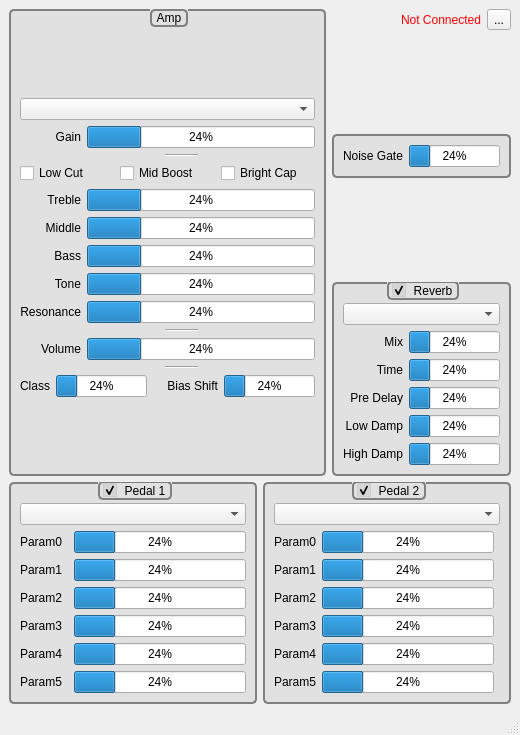
<?xml version="1.0" encoding="UTF-8"?>
<ui version="4.0">
 <class>MainWindow</class>
 <widget class="QMainWindow" name="MainWindow">
  <property name="geometry">
   <rect>
    <x>0</x>
    <y>0</y>
    <width>520</width>
    <height>735</height>
   </rect>
  </property>
  <property name="windowTitle">
   <string>Tronix Hammer</string>
  </property>
  <property name="styleSheet">
   <string notr="true"/>
  </property>
  <widget class="QWidget" name="centralwidget">
   <layout class="QVBoxLayout" name="verticalLayout">
    <item>
     <layout class="QHBoxLayout" name="horizontalLayout_3">
      <item>
       <widget class="QGroupBox" name="groupBox_3">
        <property name="sizePolicy">
         <sizepolicy hsizetype="Expanding" vsizetype="Preferred">
          <horstretch>0</horstretch>
          <verstretch>0</verstretch>
         </sizepolicy>
        </property>
        <property name="styleSheet">
         <string notr="true">QGroupBox {
    background-color:#20808080;
    border: 2px solid gray;
    border-radius: 5px;
    margin-top: 1.5ex; /* leave space at the top for the title */
}

QGroupBox::title {
    subcontrol-origin: margin;
    subcontrol-position: top center; /* position at the top center */
    padding: 0 3px;
	border:2px solid gray;
    border-radius:5px;
}</string>
        </property>
        <property name="title">
         <string>Amp</string>
        </property>
        <layout class="QGridLayout" name="gridLayout_4">
         <item row="1" column="0">
          <layout class="QGridLayout" name="gridLayout">
           <item row="6" column="0">
            <widget class="QLabel" name="label_4">
             <property name="text">
              <string>Bass</string>
             </property>
             <property name="alignment">
              <set>Qt::AlignRight|Qt::AlignTrailing|Qt::AlignVCenter</set>
             </property>
            </widget>
           </item>
           <item row="9" column="0">
            <widget class="QLabel" name="label_7">
             <property name="sizePolicy">
              <sizepolicy hsizetype="Fixed" vsizetype="Preferred">
               <horstretch>0</horstretch>
               <verstretch>0</verstretch>
              </sizepolicy>
             </property>
             <property name="text">
              <string>Resonance</string>
             </property>
             <property name="alignment">
              <set>Qt::AlignRight|Qt::AlignTrailing|Qt::AlignVCenter</set>
             </property>
            </widget>
           </item>
           <item row="1" column="0">
            <widget class="QLabel" name="label">
             <property name="text">
              <string>Gain</string>
             </property>
             <property name="alignment">
              <set>Qt::AlignRight|Qt::AlignTrailing|Qt::AlignVCenter</set>
             </property>
            </widget>
           </item>
           <item row="8" column="0">
            <widget class="QLabel" name="labelPresenceTone">
             <property name="text">
              <string>Tone</string>
             </property>
             <property name="alignment">
              <set>Qt::AlignRight|Qt::AlignTrailing|Qt::AlignVCenter</set>
             </property>
            </widget>
           </item>
           <item row="1" column="1" colspan="6">
            <widget class="ParamProgressBar" name="progressBarGain">
             <property name="value">
              <number>24</number>
             </property>
             <property name="textDirection">
              <enum>QProgressBar::TopToBottom</enum>
             </property>
            </widget>
           </item>
           <item row="0" column="0" colspan="7">
            <widget class="QComboBox" name="comboBoxAmpModel"/>
           </item>
           <item row="4" column="0">
            <widget class="QLabel" name="label_2">
             <property name="text">
              <string>Treble</string>
             </property>
             <property name="alignment">
              <set>Qt::AlignRight|Qt::AlignTrailing|Qt::AlignVCenter</set>
             </property>
            </widget>
           </item>
           <item row="4" column="1" colspan="6">
            <widget class="ParamProgressBar" name="progressBarTreble">
             <property name="styleSheet">
              <string notr="true">
QProgressBar::chunck {background-color: #888888;}</string>
             </property>
             <property name="value">
              <number>24</number>
             </property>
            </widget>
           </item>
           <item row="5" column="0">
            <widget class="QLabel" name="label_3">
             <property name="text">
              <string>Middle</string>
             </property>
             <property name="alignment">
              <set>Qt::AlignRight|Qt::AlignTrailing|Qt::AlignVCenter</set>
             </property>
            </widget>
           </item>
           <item row="12" column="0">
            <widget class="QLabel" name="label_5">
             <property name="text">
              <string>Volume</string>
             </property>
             <property name="alignment">
              <set>Qt::AlignRight|Qt::AlignTrailing|Qt::AlignVCenter</set>
             </property>
            </widget>
           </item>
           <item row="5" column="1" colspan="6">
            <widget class="ParamProgressBar" name="progressBarMiddle">
             <property name="value">
              <number>24</number>
             </property>
            </widget>
           </item>
           <item row="3" column="0" colspan="7">
            <layout class="QHBoxLayout" name="horizontalLayout">
             <item>
              <widget class="QCheckBox" name="checkBoxLowCut">
               <property name="text">
                <string>Low Cut</string>
               </property>
              </widget>
             </item>
             <item>
              <widget class="QCheckBox" name="checkBoxMidBoost">
               <property name="text">
                <string>Mid Boost</string>
               </property>
              </widget>
             </item>
             <item>
              <widget class="QCheckBox" name="checkBoxBrightCap">
               <property name="text">
                <string>Bright Cap</string>
               </property>
              </widget>
             </item>
            </layout>
           </item>
           <item row="6" column="1" colspan="6">
            <widget class="ParamProgressBar" name="progressBarBass">
             <property name="value">
              <number>24</number>
             </property>
            </widget>
           </item>
           <item row="9" column="1" colspan="6">
            <widget class="ParamProgressBar" name="progressBarResonance">
             <property name="value">
              <number>24</number>
             </property>
            </widget>
           </item>
           <item row="8" column="1" colspan="6">
            <widget class="ParamProgressBar" name="progressBarTone">
             <property name="value">
              <number>24</number>
             </property>
            </widget>
           </item>
           <item row="12" column="1" colspan="6">
            <widget class="ParamProgressBar" name="progressBarVolume">
             <property name="value">
              <number>24</number>
             </property>
            </widget>
           </item>
           <item row="14" column="0" colspan="7">
            <layout class="QHBoxLayout" name="horizontalLayout_2">
             <item>
              <widget class="QLabel" name="label_9">
               <property name="text">
                <string>Class</string>
               </property>
               <property name="alignment">
                <set>Qt::AlignRight|Qt::AlignTrailing|Qt::AlignVCenter</set>
               </property>
              </widget>
             </item>
             <item>
              <widget class="ParamProgressBar" name="progressBarClassAAB">
               <property name="value">
                <number>24</number>
               </property>
              </widget>
             </item>
             <item>
              <spacer name="horizontalSpacer">
               <property name="orientation">
                <enum>Qt::Horizontal</enum>
               </property>
               <property name="sizeHint" stdset="0">
                <size>
                 <width>40</width>
                 <height>20</height>
                </size>
               </property>
              </spacer>
             </item>
             <item>
              <widget class="QLabel" name="label_8">
               <property name="text">
                <string>Bias Shift</string>
               </property>
               <property name="alignment">
                <set>Qt::AlignRight|Qt::AlignTrailing|Qt::AlignVCenter</set>
               </property>
              </widget>
             </item>
             <item>
              <widget class="ParamProgressBar" name="progressBarBiasShift">
               <property name="value">
                <number>24</number>
               </property>
              </widget>
             </item>
            </layout>
           </item>
           <item row="2" column="3">
            <widget class="Line" name="line_3">
             <property name="orientation">
              <enum>Qt::Horizontal</enum>
             </property>
            </widget>
           </item>
           <item row="10" column="3">
            <widget class="Line" name="line_2">
             <property name="orientation">
              <enum>Qt::Horizontal</enum>
             </property>
            </widget>
           </item>
           <item row="13" column="3">
            <widget class="Line" name="line">
             <property name="orientation">
              <enum>Qt::Horizontal</enum>
             </property>
            </widget>
           </item>
          </layout>
         </item>
         <item row="0" column="0">
          <spacer name="verticalSpacer_6">
           <property name="orientation">
            <enum>Qt::Vertical</enum>
           </property>
           <property name="sizeType">
            <enum>QSizePolicy::Fixed</enum>
           </property>
           <property name="sizeHint" stdset="0">
            <size>
             <width>20</width>
             <height>10</height>
            </size>
           </property>
          </spacer>
         </item>
        </layout>
       </widget>
      </item>
      <item>
       <layout class="QVBoxLayout" name="verticalLayout_2">
        <item>
         <layout class="QHBoxLayout" name="horizontalLayout_6">
          <item>
           <widget class="QLabel" name="labelConnected">
            <property name="styleSheet">
             <string notr="true">QLabel{color:red}</string>
            </property>
            <property name="text">
             <string>Not Connected</string>
            </property>
            <property name="alignment">
             <set>Qt::AlignRight|Qt::AlignTrailing|Qt::AlignVCenter</set>
            </property>
           </widget>
          </item>
          <item>
           <widget class="QToolButton" name="toolButtonRefresh">
            <property name="text">
             <string>...</string>
            </property>
            <property name="icon">
             <iconset theme="view-refresh">
              <normaloff>.</normaloff>.</iconset>
            </property>
           </widget>
          </item>
         </layout>
        </item>
        <item>
         <spacer name="verticalSpacer_2">
          <property name="orientation">
           <enum>Qt::Vertical</enum>
          </property>
          <property name="sizeHint" stdset="0">
           <size>
            <width>20</width>
            <height>40</height>
           </size>
          </property>
         </spacer>
        </item>
        <item>
         <widget class="QGroupBox" name="groupBox">
          <property name="styleSheet">
           <string notr="true">QGroupBox {
    background-color:#20808080;
    border: 2px solid gray;
    border-radius: 5px;
    margin-top: 1.5ex; /* leave space at the top for the title */
}

QGroupBox::title {
    subcontrol-origin: margin;
    subcontrol-position: top center; /* position at the top center */
    padding: 0 3px;
	border:2px solid gray;
    border-radius:5px;
}</string>
          </property>
          <property name="title">
           <string/>
          </property>
          <layout class="QVBoxLayout" name="verticalLayout_3">
           <item>
            <layout class="QHBoxLayout" name="horizontalLayout_4">
             <item>
              <widget class="QLabel" name="label_6">
               <property name="text">
                <string>Noise Gate</string>
               </property>
              </widget>
             </item>
             <item>
              <widget class="ParamProgressBar" name="progressBarNoiseGate">
               <property name="value">
                <number>24</number>
               </property>
              </widget>
             </item>
            </layout>
           </item>
          </layout>
         </widget>
        </item>
        <item>
         <spacer name="verticalSpacer">
          <property name="orientation">
           <enum>Qt::Vertical</enum>
          </property>
          <property name="sizeHint" stdset="0">
           <size>
            <width>20</width>
            <height>40</height>
           </size>
          </property>
         </spacer>
        </item>
        <item>
         <widget class="QGroupBox" name="groupBoxReverb">
          <property name="styleSheet">
           <string notr="true">QGroupBox {
    background-color:#20808080;
    border: 2px solid gray;
    border-radius: 5px;
    margin-top: 1.5ex; /* leave space at the top for the title */
}

QGroupBox::title {
    subcontrol-origin: margin;
    subcontrol-position: top center; /* position at the top center */
    padding: 0 3px;
	border:2px solid gray;
    border-radius:5px;
}</string>
          </property>
          <property name="title">
           <string>Reverb</string>
          </property>
          <property name="checkable">
           <bool>true</bool>
          </property>
          <layout class="QGridLayout" name="gridLayout_5">
           <item row="6" column="1">
            <widget class="ParamProgressBar" name="progressBarReverbLowDamp">
             <property name="value">
              <number>24</number>
             </property>
            </widget>
           </item>
           <item row="4" column="0">
            <widget class="QLabel" name="label_20">
             <property name="text">
              <string>Time</string>
             </property>
             <property name="alignment">
              <set>Qt::AlignRight|Qt::AlignTrailing|Qt::AlignVCenter</set>
             </property>
            </widget>
           </item>
           <item row="5" column="1">
            <widget class="ParamProgressBar" name="progressBarReverbPreDelay">
             <property name="value">
              <number>24</number>
             </property>
            </widget>
           </item>
           <item row="8" column="1">
            <widget class="ParamProgressBar" name="progressBarReverbHighDump">
             <property name="value">
              <number>24</number>
             </property>
            </widget>
           </item>
           <item row="5" column="0">
            <widget class="QLabel" name="label_21">
             <property name="text">
              <string>Pre Delay</string>
             </property>
             <property name="alignment">
              <set>Qt::AlignRight|Qt::AlignTrailing|Qt::AlignVCenter</set>
             </property>
            </widget>
           </item>
           <item row="1" column="0" colspan="2">
            <widget class="QComboBox" name="comboBoxReverb"/>
           </item>
           <item row="3" column="0">
            <widget class="QLabel" name="label_19">
             <property name="text">
              <string>Mix</string>
             </property>
             <property name="alignment">
              <set>Qt::AlignRight|Qt::AlignTrailing|Qt::AlignVCenter</set>
             </property>
            </widget>
           </item>
           <item row="3" column="1">
            <widget class="ParamProgressBar" name="progressBarReverbMix">
             <property name="value">
              <number>24</number>
             </property>
            </widget>
           </item>
           <item row="4" column="1">
            <widget class="ParamProgressBar" name="progressBarReverbTime">
             <property name="value">
              <number>24</number>
             </property>
            </widget>
           </item>
           <item row="6" column="0">
            <widget class="QLabel" name="label_22">
             <property name="text">
              <string>Low Damp</string>
             </property>
             <property name="alignment">
              <set>Qt::AlignRight|Qt::AlignTrailing|Qt::AlignVCenter</set>
             </property>
            </widget>
           </item>
           <item row="8" column="0">
            <widget class="QLabel" name="label_23">
             <property name="text">
              <string>High Damp</string>
             </property>
             <property name="alignment">
              <set>Qt::AlignRight|Qt::AlignTrailing|Qt::AlignVCenter</set>
             </property>
            </widget>
           </item>
           <item row="0" column="0">
            <spacer name="verticalSpacer_5">
             <property name="orientation">
              <enum>Qt::Vertical</enum>
             </property>
             <property name="sizeType">
              <enum>QSizePolicy::Fixed</enum>
             </property>
             <property name="sizeHint" stdset="0">
              <size>
               <width>20</width>
               <height>10</height>
              </size>
             </property>
            </spacer>
           </item>
          </layout>
         </widget>
        </item>
       </layout>
      </item>
     </layout>
    </item>
    <item>
     <layout class="QHBoxLayout" name="horizontalLayout_5">
      <item>
       <widget class="QGroupBox" name="groupBoxPedal1">
        <property name="styleSheet">
         <string notr="true">QGroupBox {
    background-color:#20808080;
    border: 2px solid gray;
    border-radius: 5px;
    margin-top: 1.5ex; /* leave space at the top for the title */
}

QGroupBox::title {
    subcontrol-origin: margin;
    subcontrol-position: top center; /* position at the top center */
    padding: 0 3px;
	border:2px solid gray;
    border-radius:5px;
}</string>
        </property>
        <property name="title">
         <string>Pedal 1</string>
        </property>
        <property name="checkable">
         <bool>true</bool>
        </property>
        <layout class="QGridLayout" name="gridLayout_2">
         <item row="3" column="2">
          <widget class="ParamProgressBar" name="progressBarPedal1Param1">
           <property name="value">
            <number>24</number>
           </property>
          </widget>
         </item>
         <item row="2" column="0">
          <widget class="QLabel" name="labelPedal1Param0">
           <property name="text">
            <string>Param0</string>
           </property>
           <property name="alignment">
            <set>Qt::AlignRight|Qt::AlignTrailing|Qt::AlignVCenter</set>
           </property>
          </widget>
         </item>
         <item row="7" column="2">
          <widget class="ParamProgressBar" name="progressBarPedal1Param5">
           <property name="value">
            <number>24</number>
           </property>
          </widget>
         </item>
         <item row="6" column="2">
          <widget class="ParamProgressBar" name="progressBarPedal1Param4">
           <property name="value">
            <number>24</number>
           </property>
          </widget>
         </item>
         <item row="5" column="0">
          <widget class="QLabel" name="labelPedal1Param3">
           <property name="text">
            <string>Param3</string>
           </property>
           <property name="alignment">
            <set>Qt::AlignRight|Qt::AlignTrailing|Qt::AlignVCenter</set>
           </property>
          </widget>
         </item>
         <item row="1" column="0" colspan="3">
          <widget class="QComboBox" name="comboBoxPedal1"/>
         </item>
         <item row="5" column="2">
          <widget class="ParamProgressBar" name="progressBarPedal1Param3">
           <property name="value">
            <number>24</number>
           </property>
          </widget>
         </item>
         <item row="6" column="0">
          <widget class="QLabel" name="labelPedal1Param4">
           <property name="text">
            <string>Param4</string>
           </property>
           <property name="alignment">
            <set>Qt::AlignRight|Qt::AlignTrailing|Qt::AlignVCenter</set>
           </property>
          </widget>
         </item>
         <item row="4" column="2">
          <widget class="ParamProgressBar" name="progressBarPedal1Param2">
           <property name="value">
            <number>24</number>
           </property>
          </widget>
         </item>
         <item row="7" column="0">
          <widget class="QLabel" name="labelPedal1Param5">
           <property name="text">
            <string>Param5</string>
           </property>
           <property name="alignment">
            <set>Qt::AlignRight|Qt::AlignTrailing|Qt::AlignVCenter</set>
           </property>
          </widget>
         </item>
         <item row="4" column="0">
          <widget class="QLabel" name="labelPedal1Param2">
           <property name="text">
            <string>Param2</string>
           </property>
           <property name="alignment">
            <set>Qt::AlignRight|Qt::AlignTrailing|Qt::AlignVCenter</set>
           </property>
          </widget>
         </item>
         <item row="3" column="0">
          <widget class="QLabel" name="labelPedal1Param1">
           <property name="text">
            <string>Param1</string>
           </property>
           <property name="alignment">
            <set>Qt::AlignRight|Qt::AlignTrailing|Qt::AlignVCenter</set>
           </property>
          </widget>
         </item>
         <item row="2" column="2">
          <widget class="ParamProgressBar" name="progressBarPedal1Param0">
           <property name="value">
            <number>24</number>
           </property>
          </widget>
         </item>
         <item row="0" column="0">
          <spacer name="verticalSpacer_3">
           <property name="orientation">
            <enum>Qt::Vertical</enum>
           </property>
           <property name="sizeType">
            <enum>QSizePolicy::Fixed</enum>
           </property>
           <property name="sizeHint" stdset="0">
            <size>
             <width>20</width>
             <height>10</height>
            </size>
           </property>
          </spacer>
         </item>
        </layout>
       </widget>
      </item>
      <item>
       <widget class="QGroupBox" name="groupBoxPedal2">
        <property name="styleSheet">
         <string notr="true">QGroupBox {
    background-color:#20808080;
    border: 2px solid gray;
    border-radius: 5px;
    margin-top: 1.5ex; /* leave space at the top for the title */
}

QGroupBox::title {
    subcontrol-origin: margin;
    subcontrol-position: top center; /* position at the top center */
    padding: 0 3px;
	border:2px solid gray;
    border-radius:5px;
}</string>
        </property>
        <property name="title">
         <string>Pedal 2</string>
        </property>
        <property name="checkable">
         <bool>true</bool>
        </property>
        <layout class="QGridLayout" name="gridLayout_3">
         <item row="3" column="0">
          <widget class="QLabel" name="labelPedal2Param1">
           <property name="text">
            <string>Param1</string>
           </property>
           <property name="alignment">
            <set>Qt::AlignRight|Qt::AlignTrailing|Qt::AlignVCenter</set>
           </property>
          </widget>
         </item>
         <item row="6" column="1">
          <widget class="ParamProgressBar" name="progressBarPedal2Param4">
           <property name="value">
            <number>24</number>
           </property>
          </widget>
         </item>
         <item row="7" column="1">
          <widget class="ParamProgressBar" name="progressBarPedal2Param5">
           <property name="value">
            <number>24</number>
           </property>
          </widget>
         </item>
         <item row="4" column="0">
          <widget class="QLabel" name="labelPedal2Param2">
           <property name="text">
            <string>Param2</string>
           </property>
           <property name="alignment">
            <set>Qt::AlignRight|Qt::AlignTrailing|Qt::AlignVCenter</set>
           </property>
          </widget>
         </item>
         <item row="4" column="1">
          <widget class="ParamProgressBar" name="progressBarPedal2Param2">
           <property name="value">
            <number>24</number>
           </property>
          </widget>
         </item>
         <item row="5" column="1">
          <widget class="ParamProgressBar" name="progressBarPedal2Param3">
           <property name="value">
            <number>24</number>
           </property>
          </widget>
         </item>
         <item row="7" column="0">
          <widget class="QLabel" name="labelPedal2Param5">
           <property name="text">
            <string>Param5</string>
           </property>
           <property name="alignment">
            <set>Qt::AlignRight|Qt::AlignTrailing|Qt::AlignVCenter</set>
           </property>
          </widget>
         </item>
         <item row="5" column="0">
          <widget class="QLabel" name="labelPedal2Param3">
           <property name="text">
            <string>Param3</string>
           </property>
           <property name="alignment">
            <set>Qt::AlignRight|Qt::AlignTrailing|Qt::AlignVCenter</set>
           </property>
          </widget>
         </item>
         <item row="3" column="1">
          <widget class="ParamProgressBar" name="progressBarPedal2Param1">
           <property name="value">
            <number>24</number>
           </property>
          </widget>
         </item>
         <item row="2" column="1">
          <widget class="ParamProgressBar" name="progressBarPedal2Param0">
           <property name="value">
            <number>24</number>
           </property>
          </widget>
         </item>
         <item row="1" column="0" colspan="3">
          <widget class="QComboBox" name="comboBoxPedal2"/>
         </item>
         <item row="2" column="0">
          <widget class="QLabel" name="labelPedal2Param0">
           <property name="text">
            <string>Param0</string>
           </property>
           <property name="alignment">
            <set>Qt::AlignRight|Qt::AlignTrailing|Qt::AlignVCenter</set>
           </property>
          </widget>
         </item>
         <item row="6" column="0">
          <widget class="QLabel" name="labelPedal2Param4">
           <property name="text">
            <string>Param4</string>
           </property>
           <property name="alignment">
            <set>Qt::AlignRight|Qt::AlignTrailing|Qt::AlignVCenter</set>
           </property>
          </widget>
         </item>
         <item row="0" column="0">
          <spacer name="verticalSpacer_4">
           <property name="orientation">
            <enum>Qt::Vertical</enum>
           </property>
           <property name="sizeType">
            <enum>QSizePolicy::Fixed</enum>
           </property>
           <property name="sizeHint" stdset="0">
            <size>
             <width>20</width>
             <height>10</height>
            </size>
           </property>
          </spacer>
         </item>
        </layout>
       </widget>
      </item>
     </layout>
    </item>
   </layout>
  </widget>
  <widget class="QMenuBar" name="menubar">
   <property name="geometry">
    <rect>
     <x>0</x>
     <y>0</y>
     <width>520</width>
     <height>30</height>
    </rect>
   </property>
  </widget>
  <widget class="QStatusBar" name="statusbar"/>
 </widget>
 <customwidgets>
  <customwidget>
   <class>ParamProgressBar</class>
   <extends>QProgressBar</extends>
   <header location="global">ui/progress</header>
  </customwidget>
 </customwidgets>
 <resources>
  <include location="../resources.qrc"/>
 </resources>
 <connections/>
</ui>
